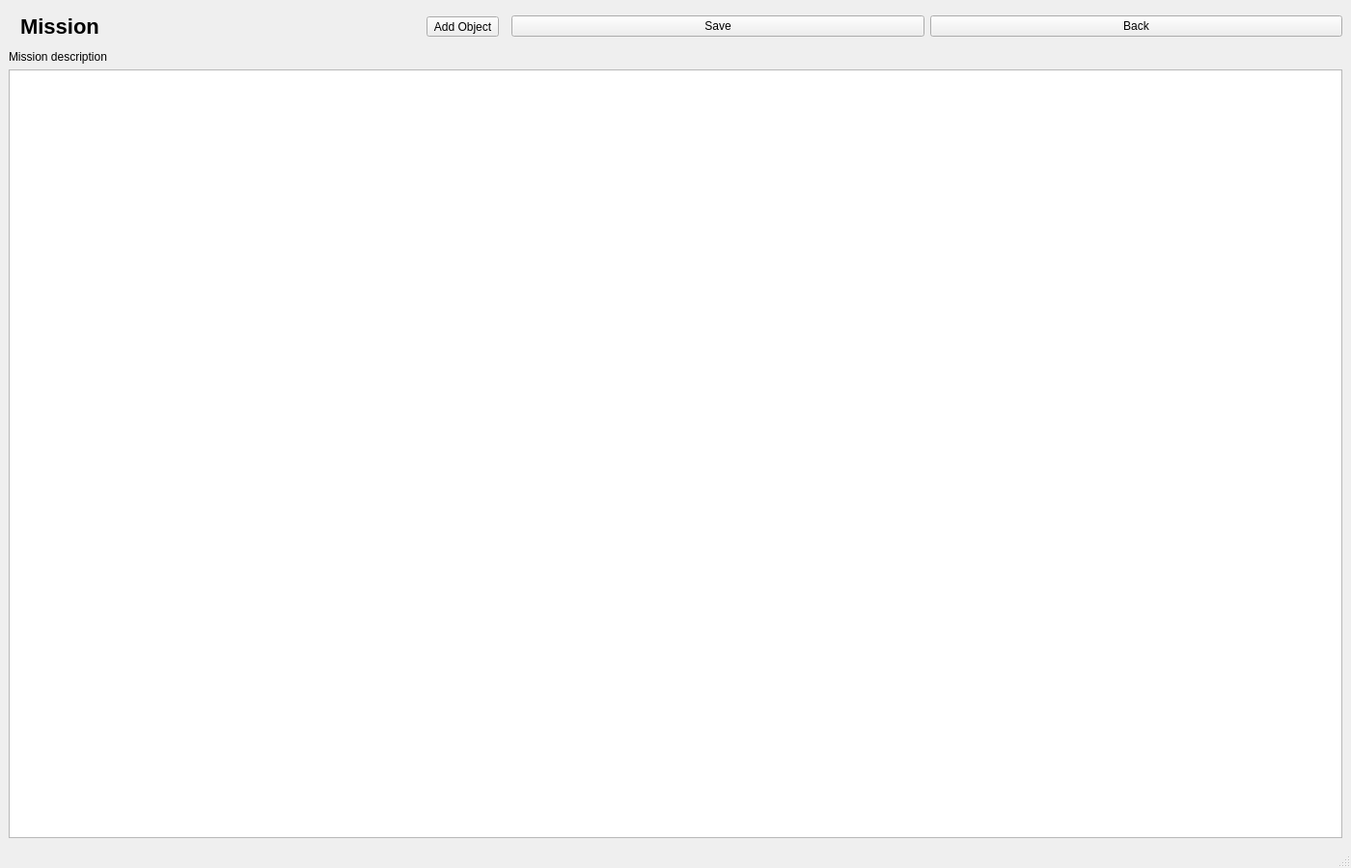
<?xml version="1.0" encoding="UTF-8"?>
<ui version="4.0">

 <class>MissionDashbord</class>

 <widget class="QMainWindow" name="MissionDashbord">

  <property name="geometry">
   <rect>
    <x>0</x>
    <y>0</y>
    <width>1400</width>
    <height>900</height>
   </rect>
  </property>

  <property name="windowTitle">
   <string>Mission Dashboard</string>
  </property>

  <widget class="QWidget" name="centralwidget">

   <layout class="QVBoxLayout" name="mainLayout">

    <!-- TOOLBAR -->

    <item>
     <layout class="QHBoxLayout" name="toolbarLayout">

      <item>
       <widget class="QLabel" name="missionTitleLabel">

        <property name="text">
         <string>Mission</string>
        </property>

        <property name="styleSheet">
         <string notr="true">font-size: 22px;
font-weight: bold;
padding: 6px;</string>
        </property>

       </widget>
      </item>

      <item>
       <widget class="QToolButton" name="addObjectButton">

        <property name="text">
         <string>Add Object</string>
        </property>

        <property name="toolButtonStyle">
         <enum>Qt::ToolButtonTextOnly</enum>
        </property>

        <property name="popupMode">
         <enum>QToolButton::InstantPopup</enum>
        </property>

       </widget>
      </item>

      <item>
       <spacer name="toolbarSpacer">

        <property name="orientation">
         <enum>Qt::Horizontal</enum>
        </property>

       </spacer>
      </item>

      <item>
       <widget class="QPushButton" name="saveMissionButton">

        <property name="text">
         <string>Save</string>
        </property>

       </widget>
      </item>

      <item>
       <widget class="QPushButton" name="backButton">

        <property name="text">
         <string>Back</string>
        </property>

       </widget>
      </item>

     </layout>
    </item>

    <!-- DESCRIPTION -->

    <item>
     <widget class="QLabel" name="missionDescriptionLabel">

      <property name="text">
       <string>Mission description</string>
      </property>

      <property name="wordWrap">
       <bool>true</bool>
      </property>

     </widget>
    </item>

    <!-- 2D CANVAS -->

    <item>

     <widget class="MissionWorkspaceView"
             name="workspaceView">

      <property name="minimumSize">
       <size>
        <width>0</width>
        <height>650</height>
       </size>
      </property>

     </widget>

    </item>

   </layout>

  </widget>

  <widget class="QStatusBar" name="statusbar"/>

 </widget>

 <customwidgets>

<customwidget>
 <class>MissionWorkspaceView</class>
 <extends>QGraphicsView</extends>
 <header>../include/missiondashbord.h</header>
</customwidget>

 </customwidgets>

 <resources/>
 <connections/>

</ui>
